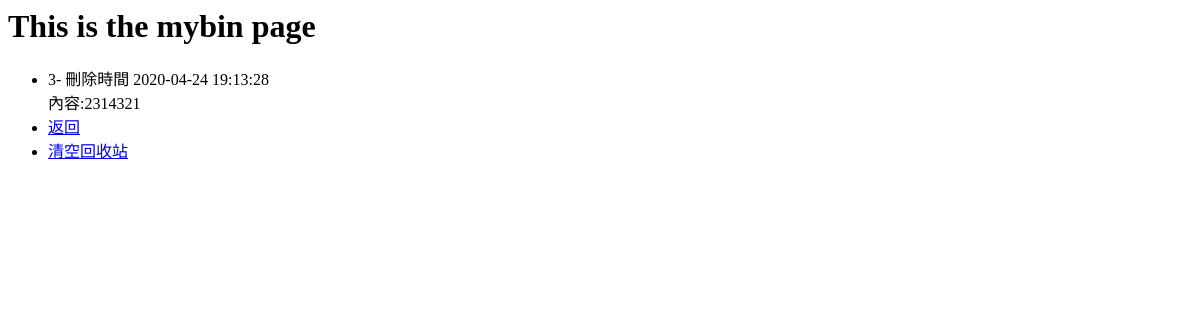
Before: /bin/ with the older database file.
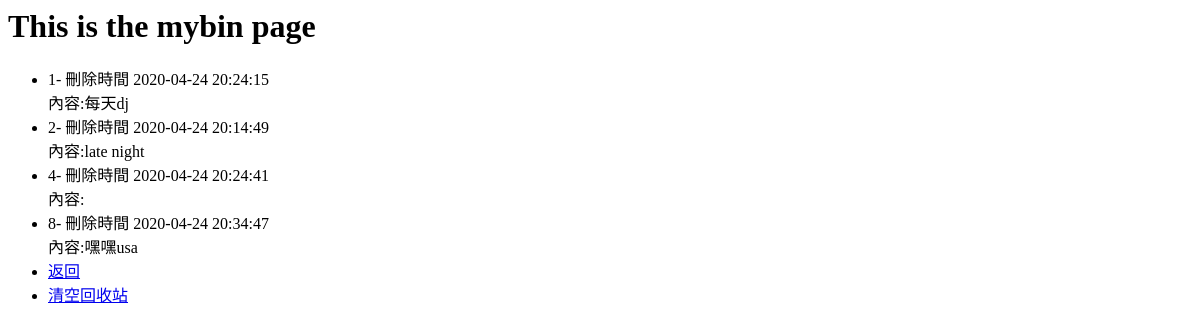
After: the same page with the newer database file.
### todo/models.py (models this page shows)
class BinItem(models.Model):
    content =models.TextField()
    delete_time=models.DateTimeField()
    def __str__(self):
        return self.content

### todo/views.py (the view)
# urls.py: path('bin/',mybinView,name='bin'),
def mybinView(request):
    mybin = BinItem.objects.all()
    print(mybin)
    return render(request,'mybin.html', {'all_items':mybin})

### templates/mybin.html
<h1>  This is the mybin page </h1>
<ul>
{% if all_items %}
    {% for bin_item in all_items  %}
        <li>
            {{ bin_item.id }}- 刪除時間 {{bin_item.delete_time |date:'Y-m-d H:i:s'}}
            <br>
            內容:{{ bin_item.content }}
    </li>
    {% endfor %}
{% else %}
    <p> All Have Been Clear!</p>
{% endif %}
<li> <a href = "{% url 'todo' %}" >返回</a> </li>
<li> <a href = "{% url 'clearbin' %}" >清空回收站</a> </li>
</ul>

Changed rows visible on the page:
removed BinItem: id "3", delete_time "2020-04-24 19:13:28", content "2314321"
added BinItem: id "1", delete_time "2020-04-24 20:24:15", content "每天dj"
added BinItem: id "2", delete_time "2020-04-24 20:14:49", content "late night"
added BinItem: id "4", delete_time "2020-04-24 20:24:41"
added BinItem: id "8", delete_time "2020-04-24 20:34:47", content "嘿嘿usa"
